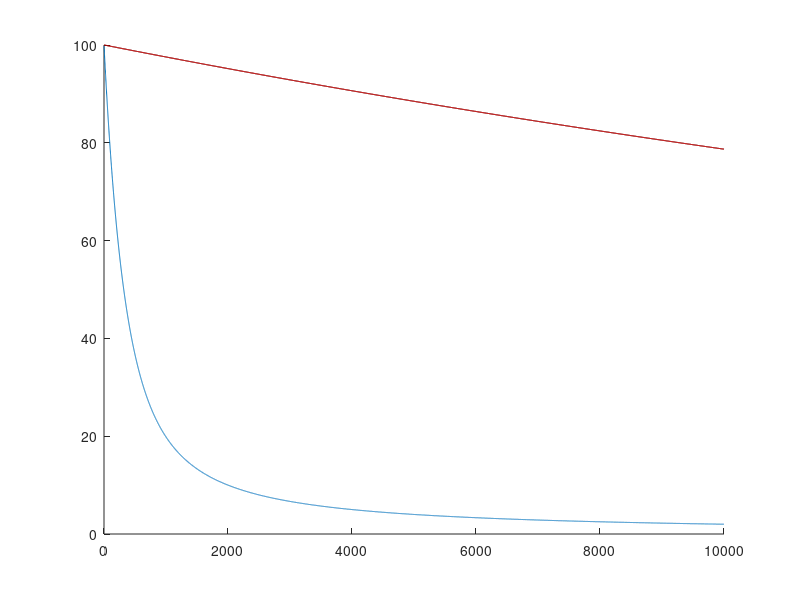

This chart was generated by the following MATLAB code:
close all;clear all;gamma=0.99;a=1-gamma;b=1;m=1;x(1)=0;t(1)=0;y(1)=0;tm(1)=0;ym(1)=0;tmp(1)=0;ymp(1)=0;alpha=0.5;alphamp=0.5;iters=10000;for i=2:itersx(i)=x(i-1)+alpha*(b-a*x(i-1));y(i)=y(i-1)+alpha*(b-a*t(i-1)-m*y(i-1));t(i)=t(i-1)+alpha*a*y(i-1);ym(i)=ymp(i-1)+alphamp*(b-a*tmp(i-1)-ymp(i-1));tm(i)=tmp(i-1)+alphamp*a*ymp(i-1);ymp(i)=ymp(i-1)+alphamp*(b-a*tm(i)-m*ym(i));tmp(i)=tmp(i-1)+alphamp*a*ym(i);x_mean(i-1)=mean(x);y_mean(i-1)=mean(y);t_mean(i-1)=mean(t);tmp_mean(i-1)=mean(tmp);ymp_mean(i-1)=mean(ymp);err_gtd(i-1)=norm(t_mean(i-1)-inv(a)*b);err_gtdmp(i-1)=norm(tmp_mean(i-1)-inv(a)*b);err_td(i-1)=norm(x_mean(i-1)-inv(a)*b);end;hold on;plot(err_gtdmp,'k');plot(err_gtd,'r');plot(err_td);fptr=fopen('err_td','w');for i=1:1000:itersfprintf(fptr,'%d\t%e\n',i,err_td(i));end;fclose(fptr);fptr=fopen('err_gtd','w');for i=1:1000:itersfprintf(fptr,'%d\t%e\n',i,err_gtd(i));end;fclose(fptr);fptr=fopen('err_gtdmp','w');for i=1:1000:itersfprintf(fptr,'%d\t%e\n',i,err_gtdmp(i));end;fclose(fptr);